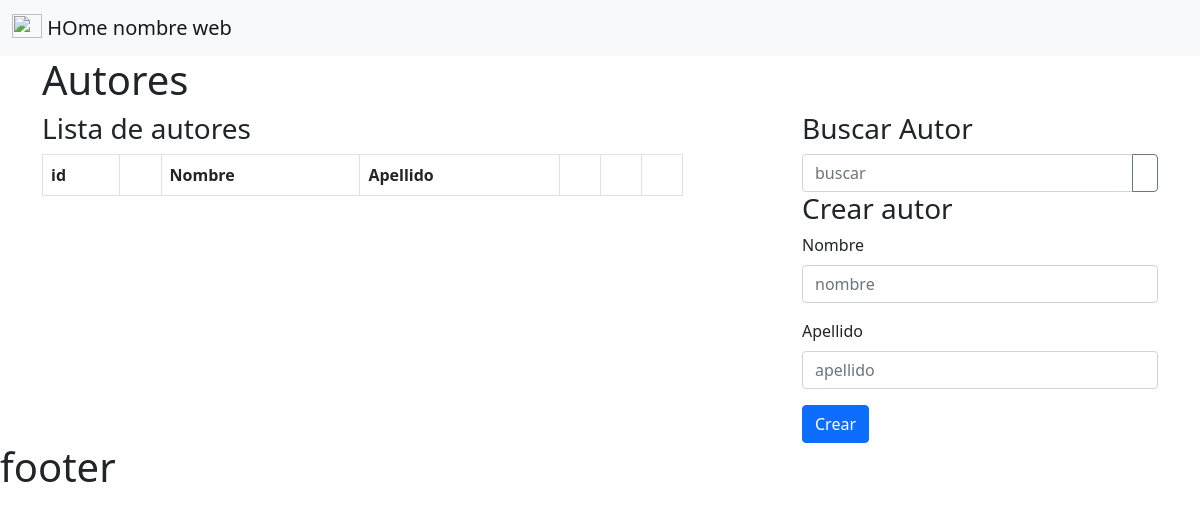
Before: /App/autor/ with the older database file.
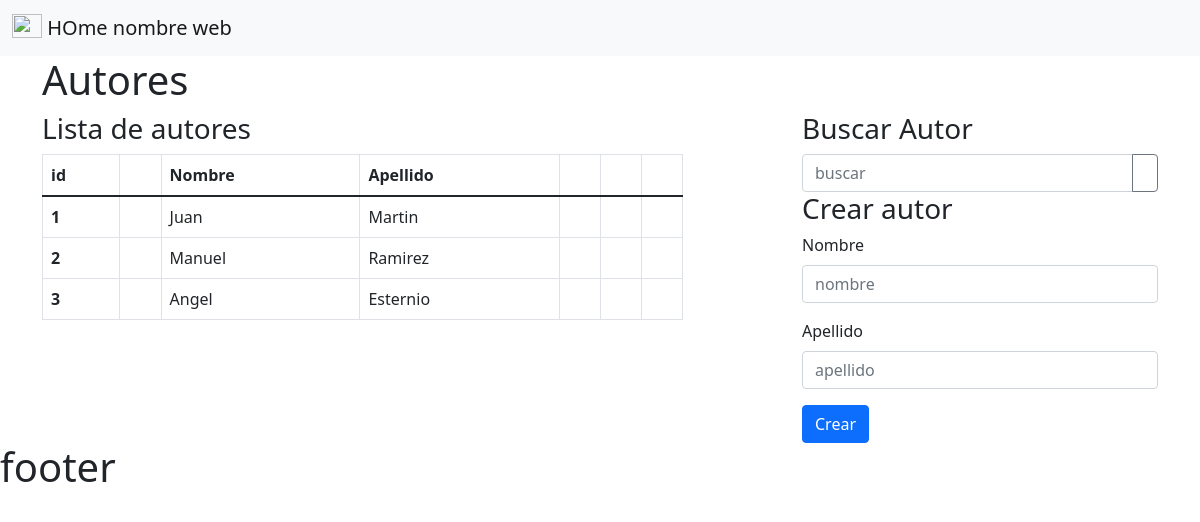
After: the same page with the newer database file.
### App/models.py (models this page shows, shortened)
class Autor (models.Model):
    nombre = models.CharField(max_length=20)
    apellido = models.CharField(max_length=20)

### App/views.py (the view)
# urls.py: path("autor/", views.autor, name="autor"),
def autor(request):
    autor = Autor.objects.all() #Trae todos los autores
    ctxt = { "autor" : autor} #guardamos datos
    return render (request, "section/autor.html", ctxt) #Enviamos datos a la vista html

### App/templates/section/autor.html (shortened to what this page needs)
{% extends "parent.html" %} {% load static %} {% block contenidoQueCambia %}
<div class="container autor">
  <div class="row">
    <div class="col-12"><h1>Autores</h1></div>
  </div>
  <div class="row">
    <div class="col-7">
      <h3>Lista de autores</h3>
      <table class="table table-bordered">
        <thead>
          <tr>
            <th scope="col">id</th>
            <th scope="col" style="text-align: center"></th>
            <th scope="col">Nombre</th>
            <th scope="col">Apellido</th>
            <th scope="col" style="text-align: center"></th>
            <th scope="col" style="text-align: center"></th>
            <th scope="col" style="text-align: center"></th>
          </tr>
        </thead>
        <tbody>
          {% for a in autor %}
          <tr>
            <th scope="row">{{a.id}}</th>
            <td style="text-align: center">
            </td>
            <td>{{a.nombre}}</td>
            <td>{{a.apellido}}</td>
            <td style="text-align: center">
            </td>
            <td style="text-align: center">
            </td>
            <td style="text-align: center">
            </td>
          </tr>
          {% endfor %}
        </tbody>
      </table>
    </div>
    <div class="col-4 offset-md-1">
      <div>
        <h3>Buscar Autor</h3>
        <div class="input-group">
          <input
            type="text"
            class="form-control"
            id="buscar"
            placeholder="buscar"
            name="buscar"
          />
          <button class="btn btn-outline-secondary" type="button">
          </button>
        </div>
      </div>
      <div>
        <h3>Crear autor</h3>
        <form action="/AutorForm/" method="POST">
          <div class="mb-3">
            <label class="form-label">Nombre</label>
            <input
              type="text"
              class="form-control"
              id="nombre"
              placeholder="nombre"
              name="nombre"
            />
          </div>
          <div class="mb-3">
            <label class="form-label">Apellido</label>
            <input
              type="text"
              class="form-control"
              id="apellido"
              placeholder="apellido"
              name="apellido"
            />
          </div>
          <button type="submit" class="btn btn-primary">
            Crear
          </button>
        </form>
      </div>
    </div>
  </div>
</div>
{% endblock %}

### App/templates/parent.html
{% include "head.html" %}
    {%block contenidoQueCambia %}
    {% endblock %}
{% include "footer.html" %}

### App/templates/head.html (shortened to what this page needs)
<!DOCTYPE html>
<html lang="es">
<head>
    {% load static %}
    <link href="https://cdn.jsdelivr.net/npm/bootstrap@5.1.3/dist/css/bootstrap.min.css" rel="stylesheet" />
    <link rel="stylesheet" href="https://cdnjs.cloudflare.com/ajax/libs/animate.css/4.1.1/animate.min.css"/>
    <link href="{% static 'css/styles.css' %}" rel="stylesheet" />
</head>
<body>
    {% include "comun/nav.html" %}

### App/templates/comun/nav.html (shortened to what this page needs)
{% load static %}
<div class="content">
<nav class="navbar navbar-expand-lg navbar-light bg-light">
    <div class="container-fluid">
        <a class="navbar-brand" href="{% url 'index' %}">
            <img src="{% static 'img/bootstrap-logo.svg' %}" alt="" width="30" height="24" class="d-inline-block align-text-top">
            HOme nombre web
          </a>
    </div>
  </nav>
</div>

### App/templates/footer.html (shortened to what this page needs)
<h1>footer</h1>
</body>
</html>

Changed rows visible on the page:
added Autor: id "1", nombre "Juan", apellido "Martin"
added Autor: id "2", nombre "Manuel", apellido "Ramirez"
added Autor: id "3", nombre "Angel", apellido "Esternio"
